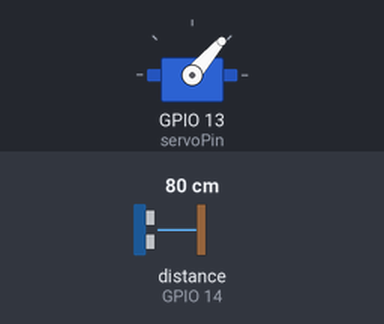
Simulated run of this sketch. Board: ESP32. Parts: servo. Wiring (inferred from the names in the program): ultrasonic range finder: trigger GPIO 12; echo GPIO 14. The test bench sets the inputs (shaded band); at power-on: distance to the obstacle (sensor on GPIO 14) 80 cm. The echo pulse lasts 58.3 µs per cm; what the sketch prints to the serial monitor is not drawn.

Above: at 1.2 s.
1.3 s: distance to the obstacle (sensor on GPIO 14) set to 2 cm
At 1.72 s:
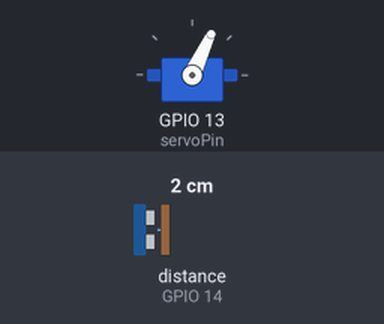
4.3 s: distance to the obstacle (sensor on GPIO 14) set to 250 cm
At 5.03 s:
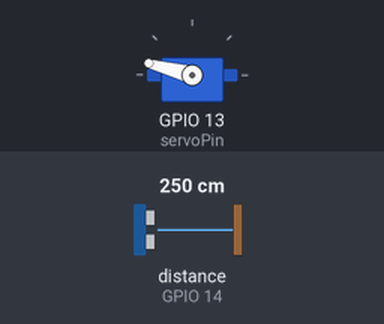
7.3 s: distance to the obstacle (sensor on GPIO 14) set to 4 cm
At 7.75 s:
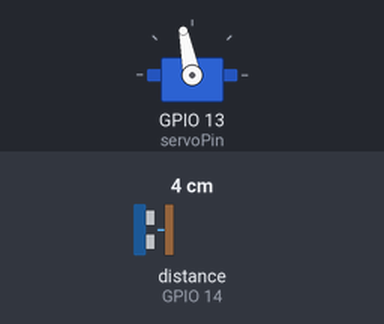
Timing chart, 0 to 16.3 s (numbered marks = the images above; inputs shaded):
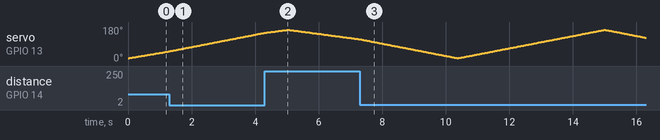

The sketch:

esp32_radar.ino
```cpp
#include <ESP32Servo.h>

// Pin Definitions
const int trigPin = 12;
const int echoPin = 14;
const int servoPin = 13;

long duration;
int distance;

Servo myServo;

void setup() {
  pinMode(trigPin, OUTPUT);
  pinMode(echoPin, INPUT);

  Serial.begin(115200);

  // ESP32 Servo setup
  myServo.setPeriodHertz(50);
  myServo.attach(servoPin, 500, 2400);
}

void loop() {
  // Sweep from 15 to 165 degrees
  for(int i=15; i<=165; i++){
    myServo.write(i);
    delay(30);
    distance = calculateDistance();

    sendData(i, distance);
  }

  // Sweep back from 165 to 15 degrees
  for(int i=165; i>15; i--){
    myServo.write(i);
    delay(30);
    distance = calculateDistance();

    sendData(i, distance);
  }
}

// Function to calculate distance via Ultrasonic Sensor
int calculateDistance(){
  digitalWrite(trigPin, LOW);
  delayMicroseconds(2);
  digitalWrite(trigPin, HIGH);
  delayMicroseconds(10);
  digitalWrite(trigPin, LOW);

  // pulseIn returns the duration in microseconds
  duration = pulseIn(echoPin, HIGH);

  // Speed of sound is 0.034 cm/us
  distance = duration * 0.034 / 2;
  return distance;
}

// Function to format serial output for Processing/Visualizers
void sendData(int angle, int dist) {
  Serial.print(angle);
  Serial.print(",");
  Serial.print(dist);
  Serial.print(".");
}
```
